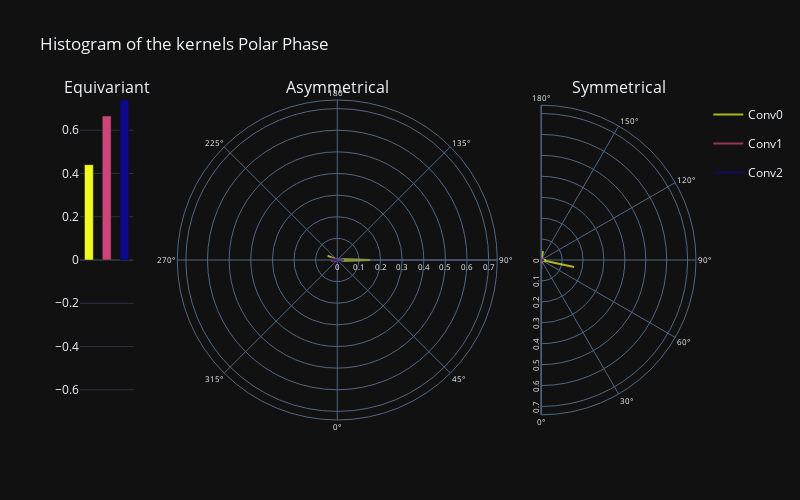

Write notebook code for a chart like this one.
### Code cell
SP2.plot_phases(True)

### Figure 1 — Plotly figure (JSON) as saved in the notebook; plotly's stock layout.template omitted (floating-point values rounded to 4 significant figures)
{"data": [{"marker": {"color": ["#f0f921", "#ca4679", "#0d0887"]}, "showlegend": false, "type": "bar", "width": 0.5, "x": ["Conv0", "Conv1", "Conv2"], "xaxis": "x", "y": [0.4407, 0.6662, 0.7398], "yaxis": "y"}, {"legendgroup": "Conv0", "line": {"color": "#f0f921"}, "mode": "lines", "name": "Conv0", "opacity": 0.7, "r": [0, 0, 0, 0, 0, 0, 0, 0, 0, 0, 0, 0.007476, 0.00345, 0, 0.03594, 0.1513, 0.03004, 0.002835, 0, 0, 0, 0, 0, 0, 0, 0, 0, 0, 0, 0, 0, 0, 0, 0, 0, 0, 0, 0, 0, 0, 0, 0.04946, 0, 0, 0, 0, 0, 0, 0, 0, 0, 0, 0, 0, 0, 0, 0, 0, 0, 0], "showlegend": true, "subplot": "polar", "theta": [0, 6, 12, 18, 24, 30, 36, 42, 48, 54, 60, 66, 72, 78, 84, 90, 96, 102, 108, 114, 120, 126, 132, 138, 144, 150, 156, 162, 168, 174, 180, 186, 192, 198, 204, 210, 216, 222, 228, 234, 240, 246, 252, 258, 264, 270, 276, 282, 288, 294, 300, 306, 312, 318, 324, 330, 336, 342, 348, 354], "type": "scatterpolar"}, {"legendgroup": "Conv0", "line": {"color": "#f0f921"}, "mode": "lines", "name": "Conv0", "opacity": 0.7, "r": [0.04128, 0, 0, 0, 0, 0, 0.002666, 0, 0, 0, 0, 0.0007298, 0, 0.1607, 0, 0.02354, 0, 0, 0, 0, 0, 0, 0, 0, 0, 0, 0, 0, 0.04307, 0.006864], "showlegend": false, "subplot": "polar2", "theta": [0, 6, 12, 18, 24, 30, 36, 42, 48, 54, 60, 66, 72, 78, 84, 90, 96, 102, 108, 114, 120, 126, 132, 138, 144, 150, 156, 162, 168, 174], "type": "scatterpolar"}, {"legendgroup": "Conv1", "line": {"color": "#ca4679"}, "mode": "lines", "name": "Conv1", "opacity": 0.7, "r": [0, 0, 0.001031, 0.003441, 0, 0, 0, 0.001278, 0, 0, 0.0004017, 0.001046, 0.007016, 0.004747, 0.0001139, 0.02672, 0.01725, 0.006156, 0.009514, 0.007853, 0, 0.00167, 0, 0.002801, 0.003203, 0, 0, 0, 0, 0.003109, 0, 0.0001062, 0, 0, 0, 0, 0, 0, 0, 0, 0, 0, 0.005458, 0.01062, 0.01525, 0.008829, 0.02937, 0.008757, 0.00875, 0, 0, 0.0002008, 8.654e-05, 0, 0.002675, 0, 0, 0.005366, 0.0005993, 0.001113], "showlegend": true, "subplot": "polar", "theta": [0, 6, 12, 18, 24, 30, 36, 42, 48, 54, 60, 66, 72, 78, 84, 90, 96, 102, 108, 114, 120, 126, 132, 138, 144, 150, 156, 162, 168, 174, 180, 186, 192, 198, 204, 210, 216, 222, 228, 234, 240, 246, 252, 258, 264, 270, 276, 282, 288, 294, 300, 306, 312, 318, 324, 330, 336, 342, 348, 354], "type": "scatterpolar"}, {"legendgroup": "Conv1", "line": {"color": "#ca4679"}, "mode": "lines", "name": "Conv1", "opacity": 0.7, "r": [0.002155, 0.000676, 0.0132, 0.01845, 0.008055, 0.0007905, 0.006297, 0, 0.001616, 0.008413, 0.002177, 0.004935, 0.0007212, 0.003945, 0.004046, 0.002788, 0.005375, 0.01366, 0, 0, 0.001148, 0.001733, 0.0155, 0.0004391, 0.001299, 0, 0.001295, 0.01362, 0.005686, 0.001228], "showlegend": false, "subplot": "polar2", "theta": [0, 6, 12, 18, 24, 30, 36, 42, 48, 54, 60, 66, 72, 78, 84, 90, 96, 102, 108, 114, 120, 126, 132, 138, 144, 150, 156, 162, 168, 174], "type": "scatterpolar"}, {"legendgroup": "Conv2", "line": {"color": "#0d0887"}, "mode": "lines", "name": "Conv2", "opacity": 0.7, "r": [0.001771, 0.0003069, 0, 0, 0.0004769, 0.0004582, 0, 0.002441, 0.01066, 0, 2.385e-05, 0.01943, 0.003089, 0, 0, 0.03088, 0.006335, 0.0006332, 0, 0, 0, 0.003494, 0, 0.002404, 0, 0.001511, 0.0008923, 0, 0, 0, 0.0004308, 0, 5.198e-05, 0, 0, 0, 0, 0, 0.0001047, 0, 9.36e-05, 0.01087, 0.002217, 0.03251, 0.01093, 0.01153, 0.001406, 0, 0.004894, 0, 0, 0.0005903, 0, 0, 3.378e-05, 0.005464, 0.0003375, 0, 0, 6.896e-05], "showlegend": true, "subplot": "polar", "theta": [0, 6, 12, 18, 24, 30, 36, 42, 48, 54, 60, 66, 72, 78, 84, 90, 96, 102, 108, 114, 120, 126, 132, 138, 144, 150, 156, 162, 168, 174, 180, 186, 192, 198, 204, 210, 216, 222, 228, 234, 240, 246, 252, 258, 264, 270, 276, 282, 288, 294, 300, 306, 312, 318, 324, 330, 336, 342, 348, 354], "type": "scatterpolar"}, {"legendgroup": "Conv2", "line": {"color": "#0d0887"}, "mode": "lines", "name": "Conv2", "opacity": 0.7, "r": [0.001461, 0.007753, 0.004703, 0.0005011, 0.006705, 0, 0.001124, 9.054e-05, 0.002288, 0, 0.001118, 0.007606, 0.006944, 0.003097, 0.009969, 0.01053, 0.0008067, 0.0009649, 0.0009188, 0.003662, 0.002666, 0, 0.001982, 0.001368, 0.001843, 0.001648, 0.006013, 4.127e-05, 0.002623, 0.005463], "showlegend": false, "subplot": "polar2", "theta": [0, 6, 12, 18, 24, 30, 36, 42, 48, 54, 60, 66, 72, 78, 84, 90, 96, 102, 108, 114, 120, 126, 132, 138, 144, 150, 156, 162, 168, 174], "type": "scatterpolar"}], "layout": {"annotations": [{"font": {"size": 16}, "showarrow": false, "text": "Equivariant", "x": 0.04333, "xanchor": "center", "xref": "paper", "y": 1, "yanchor": "bottom", "yref": "paper"}, {"font": {"size": 16}, "showarrow": false, "text": "Asymmetrical", "x": 0.4177, "xanchor": "center", "xref": "paper", "y": 1, "yanchor": "bottom", "yref": "paper"}, {"font": {"size": 16}, "showarrow": false, "text": "Symmetrical", "x": 0.8743, "xanchor": "center", "xref": "paper", "y": 1, "yanchor": "bottom", "yref": "paper"}], "autosize": false, "height": 500, "polar": {"angularaxis": {"rotation": -90, "tickfont": {"size": 8}, "type": "linear"}, "domain": {"x": [0.1533, 0.682], "y": [0, 1]}, "radialaxis": {"autorange": false, "range": [0, 0.7398], "tickfont": {"size": 8}, "type": "linear"}}, "polar2": {"angularaxis": {"rotation": -90, "tickfont": {"size": 8}, "type": "linear"}, "domain": {"x": [0.7487, 1.0], "y": [0, 1]}, "radialaxis": {"autorange": false, "range": [0, 0.7398], "tickfont": {"size": 8}, "type": "linear"}, "sector": [-90, 90]}, "title": {"text": "Histogram of the kernels Polar Phase"}, "width": 800, "xaxis": {"anchor": "y", "autorange": true, "domain": [0, 0.08667], "range": [-0.5, 2.5], "showticklabels": false, "type": "category", "visible": false}, "yaxis": {"anchor": "x", "domain": [0, 1], "range": [-0.7398, 0.7398], "type": "linear"}}}
